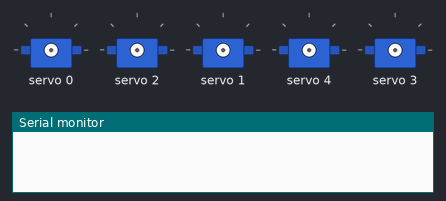
Bench run of a sketch on a simulated Arduino Uno, built with avr-gcc and run on an emulated ATmega328P. Shown: 5 × servo, the last lines printed to the serial monitor.

Above: at 0.1 s.
At 4.3 s:
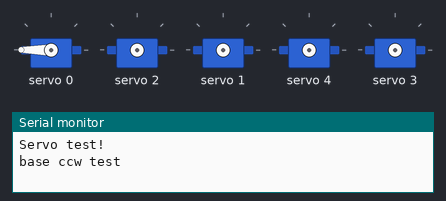
At 12.3 s:
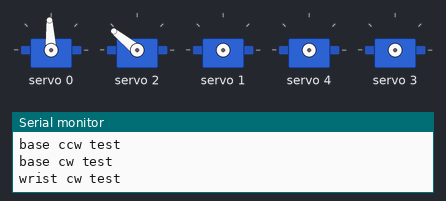
At 16.0 s:
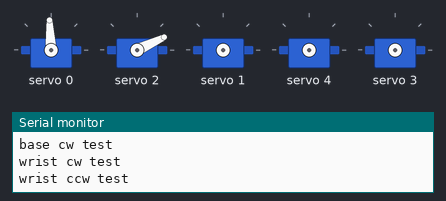
At 19.1 s:
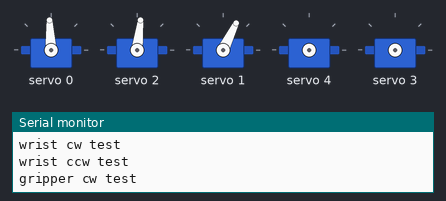
At 25.1 s:
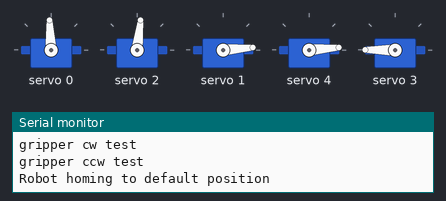
Timing chart, 0 to 26.6 s (numbered marks = the images above):
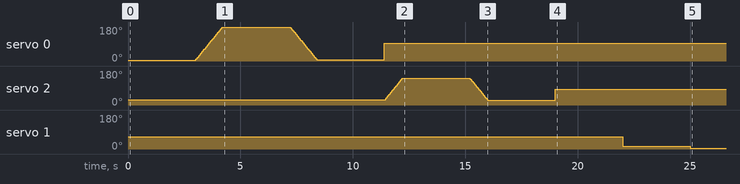

The sketch:

RobotArm_StartUp_Test_Homing.ino
```cpp
/***************************************************
CAB 2/2/26
Robot Arm SERVO TEST
5 DOF Robot (base - 0, shoulder - 4, elbow - 3, wrist - 2, gripper - 1)
 ****************************************************/

#include <Wire.h>
#include <Adafruit_PWMServoDriver.h>

/*called this way, it uses the default address 0x40
you can also call it with a different address you want Adafruit_PWMServoDriver pwm = Adafruit_PWMServoDriver(0x41);
you can also call it with a different address and I2C interface Adafruit_PWMServoDriver pwm = Adafruit_PWMServoDriver(0x40, Wire);
*/
Adafruit_PWMServoDriver pwm = Adafruit_PWMServoDriver();

#define USMIN 600         // This is the rounded 'minimum' microsecond length based on the minimum pulse of 150 BASE
#define USMID 1500        //base of the robot
#define USMAX 2400        // This is the rounded 'maximum' microsecond length based on the maximum pulse of 600 BASE
#define WUSMIN 800        // wristmin
#define WUSHome 1400      //wristhome
#define WUSMAX 2000       // wrist max
#define SUSHome 600       //shoulder home
#define SUSMIN 1000       //shoulder min
#define SUSMAX 1800       //shoulder max
#define EUSHome 2400      //elbow home
#define EUSMIN 800        //elbow minManage Submissions
#define EUSMAX 2000       //elbow max
#define GUSMIN 600        //gripper vertical
#define GUSMAX 1300       //gripper horizontal
#define SERVO_FREQ 50     // Analog servos run at ~50 Hz updates
#define baudrate 9600     //servo communication baudrate
#define oscFreq 27000000  //oscilator frequency
#define pauseTime 3000    //pause between test cycles
#define repeats 1

uint8_t servonum = 0;  // our servo # counter
#define numOfservo 5   //number of servo
#define base 0         // robot base = 0
#define shoulder 4     // robot shoulder = 1
#define elbow 3        // robot elbow = 3
#define wrist 2        // robot wriset = 4
#define gripper 1      // robot gripper = 5

void setup() {
  Serial.begin(baudrate);
  pwm.begin();
  pwm.setOscillatorFrequency(oscFreq);  //set servo motor oscillator frequency
  pwm.setPWMFreq(SERVO_FREQ);           // Analog servos run at ~50 Hz updates
  delay(pauseTime);
  Serial.println("Servo test!");
  jogBase();      //pin 0
  //jogShoulder();  //pin 4
  //jogElbow();       //pin 3
  jogWrist();       //pin 2
  jogGripper();     //pin 1
  robotHoming();  //default start positions - homing
}

void loop() {
}

void robotHoming() {
  Serial.println("Robot homing to default position");
  pwm.writeMicroseconds(base, USMID);        //pin 0
  pwm.writeMicroseconds(shoulder, SUSHome);  //pin 4
  pwm.writeMicroseconds(elbow, EUSHome);     //pin 3
  pwm.writeMicroseconds(wrist, WUSHome);     //pin 2
  pwm.writeMicroseconds(gripper, GUSMIN);    //pin 1
}

void jogBase() {  //pin0
  Serial.println("base ccw test");
  for (int i = 0; i < repeats; i++) {
    for (uint16_t microsec = USMIN; microsec < USMAX; microsec++) {
      pwm.writeMicroseconds(base, microsec);
    }
    delay(pauseTime);

    Serial.println("base cw test");
    for (uint16_t microsec = USMAX; microsec > USMIN; microsec--) {
      pwm.writeMicroseconds(base, microsec);
    }
    delay(pauseTime);
  }
  pwm.writeMicroseconds(base, USMID);  //pin 0
}

void jogShoulder() {  //pin 4
  Serial.println("shoulder cw test");
  for (int i = 0; i < repeats; i++) {
    for (uint16_t microsec = SUSMIN; microsec < SUSMAX; microsec++) {
      pwm.writeMicroseconds(shoulder, microsec);
    }
    delay(pauseTime);

    Serial.println("shoulder ccw test");
    for (uint16_t microsec = SUSMAX; microsec > SUSMIN; microsec--) {
      pwm.writeMicroseconds(shoulder, microsec);
    }
    delay(pauseTime);
  }
  pwm.writeMicroseconds(shoulder, SUSHome);  //pin 4
}

void jogElbow() {  //pin 3
  Serial.println("elbow cw test");
  for (int i = 0; i < repeats; i++) {
    for (uint16_t microsec = EUSMIN; microsec < EUSMAX; microsec++) {
      pwm.writeMicroseconds(elbow, microsec);
    }
    delay(pauseTime);

    Serial.println("elbow ccw test");
    for (uint16_t microsec = EUSMAX; microsec > EUSMIN; microsec--) {
      pwm.writeMicroseconds(elbow, microsec);
    }
    delay(pauseTime);
  }
  pwm.writeMicroseconds(elbow, EUSHome);  //pin 3
}

void jogWrist() {  //pin 2
  Serial.println("wrist cw test");
  for (int i = 0; i < repeats; i++) {
    for (uint16_t microsec = WUSMIN; microsec < WUSMAX; microsec++) {
      pwm.writeMicroseconds(wrist, microsec);
    }
    delay(pauseTime);

    Serial.println("wrist ccw test");
    for (uint16_t microsec = WUSMAX; microsec > WUSMIN; microsec--) {
      pwm.writeMicroseconds(wrist, microsec);
    }
    delay(pauseTime);
  }
  pwm.writeMicroseconds(wrist, WUSHome);  //pin 2
}

void jogGripper() {  //pin 1
  Serial.println("gripper cw test");
  for (int i = 0; i < repeats; i++) {
    for (uint16_t microsec = GUSMIN; microsec <= GUSMAX; microsec += 200) {
      pwm.writeMicroseconds(gripper, microsec);
    }
    delay(pauseTime);
    Serial.println("gripper ccw test");

    for (uint16_t microsec = GUSMAX; microsec >= GUSMIN; microsec -= 200) {
      pwm.writeMicroseconds(gripper, microsec);
    }
    delay(pauseTime);
  }
  pwm.writeMicroseconds(gripper, GUSMIN);  //pin 1
}
```
